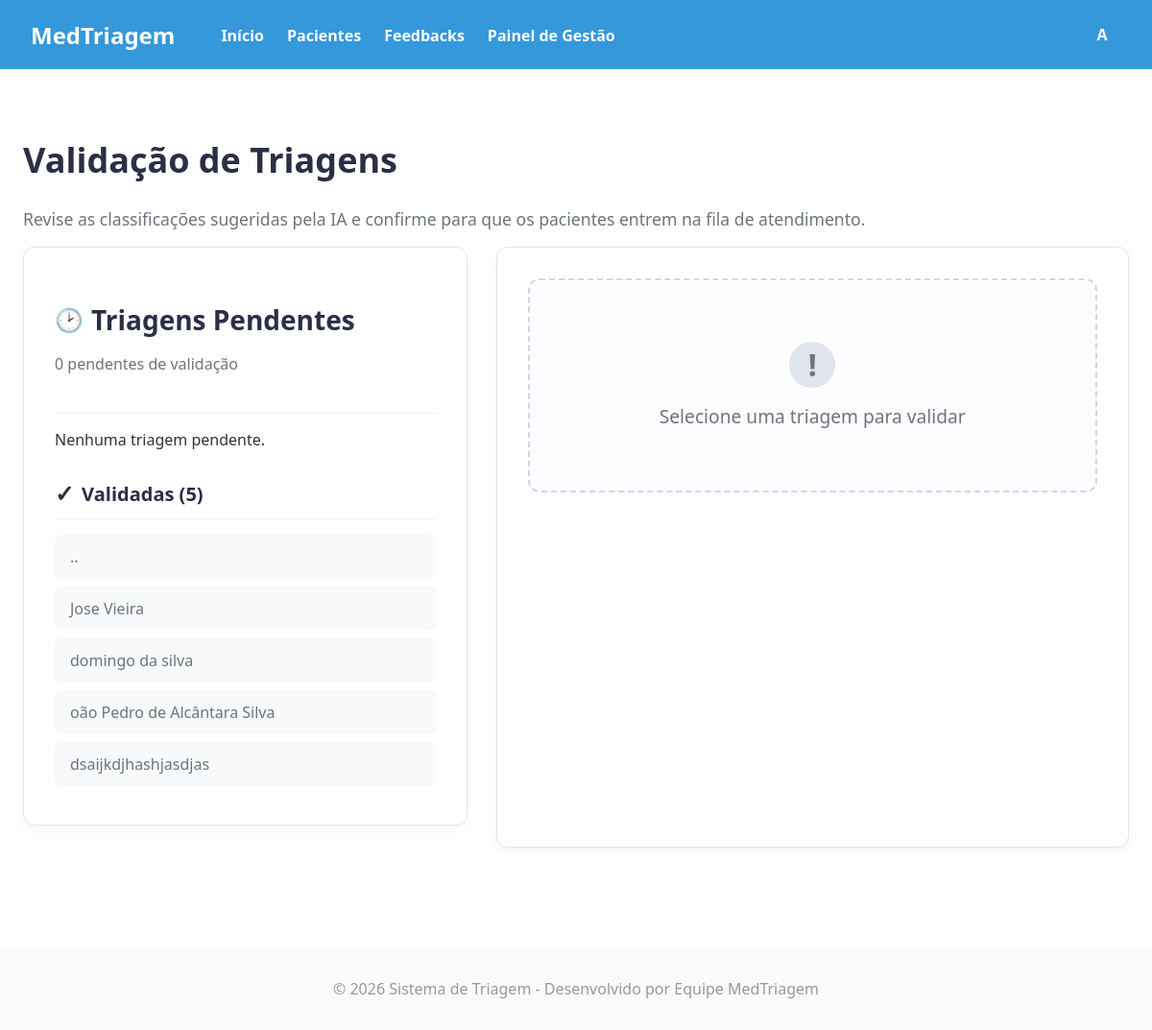
The app's page /master/validacao/ (signed in), older data.
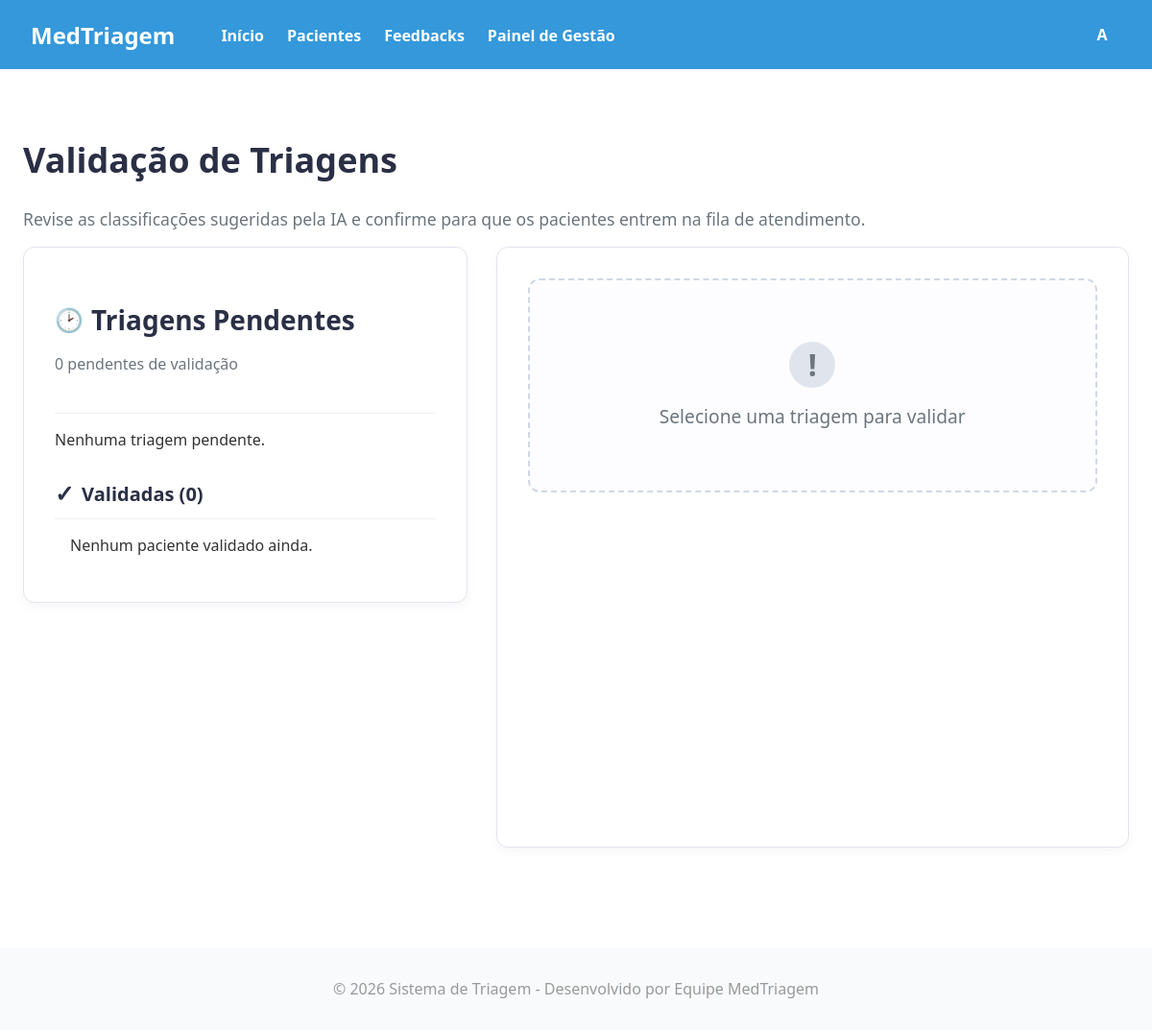
The same page, newer data.
### triagem/models.py (models this page shows, shortened)
class Paciente(models.Model):
    unidade_saude = models.ForeignKey(UnidadeSaude, on_delete=models.CASCADE, null=True) # Campo OBRIGATÓRIO
    Sexualidade = [
        ('Masculino', 'Masculino'),
        ('Feminino', 'Feminino'),
    ]
    Convenios = [
        ('SUS', 'SUS'),
        ('Unimed', 'Unimed'),
        ('Hapvida', 'Hapvida'),
        ('Amil', 'Amil'),
        ('Bradesco Saude', 'Bradesco Saude'),
    ]
    Status = [
        ('Pendente', 'Pendente'),
        ('Aguardando', 'Aguardando'),
        ('Em atendimento', 'Em atendimento'),
        ('Concluido', 'Concluido'),
    ]
    Sintomas = [
        ('Dor_Toracica', 'Dor Torácica / Aperto no Peito'),
        ('Falta_de_Ar', 'Falta de Ar / Dificuldade para Respirar'),
        ('Alteracao_Neurologica_Grave', 'Alteração de Consciência / Convulsão / Confusão'),
        ('Sangramento_Ativo', 'Sangramento Ativo / Vômito ou Fezes com Sangue'),
        ('Febre', 'Febre / Calafrios'),
        ('Dor_de_Cabeca', 'Dor de Cabeça'),
        ('Tontura_MalEstar', 'Tontura / Fraqueza / Mal-estar Geral'),
        ('Sintomas_Respiratorios_Leves', 'Tosse / Espirros / Dor de Garganta'),
        ('Dor_Abdominal', 'Dor Abdominal / Cólica'),
        ('Sintomas_Gastrointestinais', 'Náusea / Vômito / Diarreia'),
        ('Lesao_Trauma', 'Lesão / Trauma / Queda Recente'),
        ('Dor_Locomotora', 'Dor Muscular / Articular / Lombar'),
        ('Reacao_Alergica_Pele', 'Reação Alérgica / Erupção na Pele / Inchaço'),
        ('Queixa_Urinaria', 'Queixa Urinária (Dor ao urinar / Sangue na urina)'),
        ('Outro', 'Outro'),
    ]
    Risco = [
        ('Vermelho', 'Emergência'),
        ('Laranja', 'Muito Urgente'),
        ('Amarelo', 'Urgente'),
        ('Verde', 'Pouco Urgente'),
        ('Azul', 'Não Urgente'),
    ]
    Profissionais = [
        ('Clinica Medica', 'Clinica Medica'),
        ('Ortopedia', 'Ortopedia'),
        ('Pediatria', 'Pediatria'),
        ('Cardiologia', 'Cardiologia'),
        ('Neurologia', 'Neurologia'),
    ]
    nome = models.CharField(max_length=100)
    data_nascimento = models.DateField(verbose_name="Data de Nascimento")
    sexo = models.CharField(choices=Sexualidade, max_length=50)
    cpf = models.CharField(unique=True, max_length=14)
    convenio = models.CharField(choices=Convenios, max_length=50)
    nome_responsavel = models.CharField(max_length=100, blank=True, null=True, verbose_name="Nome do Responsável")
    cpf_responsavel = models.CharField(max_length=14, blank=True, null=True, verbose_name="CPF do Responsável")
    temperatura = models.FloatField(max_length=3)
    pressao_sistolica = models.CharField(max_length=3) # Valor maior
    pressao_diastolica = models.CharField(max_length=3) # Valor menor
    pulso = models.CharField(max_length=3)
    frequenciaRespiratoria = models.CharField(max_length=3)
    saturacao = models.CharField(max_length=3)
    glicemia = models.CharField(max_length=3)
    dor = models.IntegerField(validators=[MinValueValidator(0), MaxValueValidator(10)])
    queixa = models.CharField(max_length=1000)
    inicio_sintomas = models.DateField()
    sintomas_associados = models.CharField(choices=Sintomas, max_length=50)
    observacoes = models.CharField(blank=True, null=True, max_length=1000)
    classificacao = models.CharField(choices=Risco, max_length=50,blank=True, null=True)
    justificativa = models.CharField(max_length=255, blank=True, null=True)
    encaminhamento = models.CharField(choices=Profissionais, max_length=50,blank=True, null=True)
    status = models.CharField(max_length=30, choices=Status, default='Pendente',blank=True, null=True)
    hora_chegada = models.DateTimeField(default=timezone.now, blank=True)
    hora_inicio_atendimento = models.DateTimeField(null=True, blank=True)
    hora_fim_atendimento = models.DateTimeField(null=True, blank=True)
    atendente = models.ForeignKey(settings.AUTH_USER_MODEL, on_delete=models.PROTECT, related_name='pacientes_criados')
    medico_responsavel = models.ForeignKey(settings.AUTH_USER_MODEL, on_delete=models.SET_NULL, related_name='pacientes_atendidos', null=True, blank=True)

### triagem/decorators.py (the view)
    def _wrapped_view(request, *args, **kwargs):
        if request.user.is_superuser:
            return view_func(request, *args, **kwargs)
        if request.user.is_authenticated and request.user.tipo_usuario == 'ENFERMEIRO':
            return view_func(request, *args, **kwargs)
        raise PermissionDenied

### triagem/views.py (called while the page is built)
@login_required
@enfermeiro_required
def validacao_triagem_view(request):
    unidade_atual = request.user.unidade_saude
    pacientes_pendentes = Paciente.objects.filter(status='Pendente', unidade_saude=unidade_atual).order_by('hora_chegada')
    validados_query = Paciente.objects.filter(
        status='Aguardando',  # O status que você define ao validar
        unidade_saude=unidade_atual
    )
    total_validados = validados_query.count()
    pacientes_validados_lista = validados_query.order_by('-hora_chegada')[:10]
    form = ValidacaoTriagemForm()
    context = {
        'pacientes_pendentes': pacientes_pendentes,
        'pacientes_validados_lista': pacientes_validados_lista,
        'total_validados': total_validados,
        'form': form,  # <--- ADICIONE ESTA LINHA
        'pagina_ativa': 'validacao'
    }
    return render(request, 'site/validacao_triagem.html', context)

### triagem/templates/site/validacao_triagem.html (shortened to what this page needs)
{% extends "site/headerBase.html" %}
{% load static %}
{% block styles %}
    <link rel="stylesheet" href="{% static 'front/css/validacao_triagem.css' %}?v=2">
{% endblock %}
{% block content %}
<div class="container validacao-page">
    <div class="page-header">
        <h2>Validação de Triagens</h2>
        <p>Revise as classificações sugeridas pela IA e confirme para que os pacientes entrem na fila de atendimento.</p>
    </div>
    <div class="row">
        <div class="col-md-5"> <div class="list-container-card">
                <div class="list-section">
                    <div class="list-section-header">
                        <h2><span class="icon-wrapper">🕑</span> Triagens Pendentes</h2>
                        <p class="card-header-subtitle">{{ pacientes_pendentes.count }} pendentes de validação</p>
                    </div>
                    <div class="patient-list" id="lista-triagens" data-url-template="{% url 'hosp:confirmar_triagem' pk=9999 %}">
                        {% for paciente in pacientes_pendentes %}
                        <div class="patient-card item-triagem"
                            data-triagem-pk="{{ paciente.pk }}"
                            data-nome="{{ paciente.nome }}"
                            data-hora="{{ paciente.hora_chegada|date:'H:i' }}"
                            data-sugestao="{{ paciente.get_classificacao_display|slugify }}">
                            <div class="patient-info">
                                <span class="patient-name">{{ paciente.nome }}</span>
                                <span class="patient-time">{{ paciente.hora_chegada|date:'H:i' }}</span>
                            </div>
                            <div class="patient-badge">
                                <span class="classificacao-badge {{ paciente.get_classificacao_display|slugify }}">
                                    {{ paciente.get_classificacao_display }}
                                </span>
                            </div>
                        </div>
                        {% empty %}
                        <p class="empty-list">Nenhuma triagem pendente.</p>
                        {% endfor %}
                    </div>
                </div>
                <div class="list-section">
                    <div class="list-section-header">
                        <h4><span class="icon-wrapper">✓</span> Validadas ({{ total_validados }})</h4>
                    </div>
                    <div class="patient-list-validated">
                        {% for paciente in pacientes_validados_lista %}
                        <div class="validated-item">
                            <p>{{ paciente.nome }}</p>
                            </div>
                        {% empty %}
                        <p class="empty-list" style="padding: 0 1rem;">Nenhum paciente validado ainda.</p>
                        {% endfor %}
                    </div>
                </div>
            </div>
        </div>
        <div class="col-md-7">
            <div class="detail-card">
                <div class="detail-placeholder" id="placeholder-detalhe">
                    <div class="placeholder-content">
                        <span class="placeholder-icon">!</span>
                        <h5>Selecione uma triagem para validar</h5>
                    </div>
                </div>
            </div>
        </div>
    </div>
</div>
{% endblock %}

Row changes from the older to the newer data that the page shows:
no longer on this page (row edited): Paciente: nome ".."
no longer on this page (row edited): Paciente: nome "Jose Vieira"
no longer on this page (row edited): Paciente: nome "domingo da silva"
no longer on this page (row edited): Paciente: nome "oão Pedro de Alcântara Silva"
no longer on this page (row edited): Paciente: nome "dsaijkdjhashjasdjas"
Text that changed along with them:
{{ total_validados }}: "5" → "0"
text now shown: "Nenhum paciente validado ainda."
